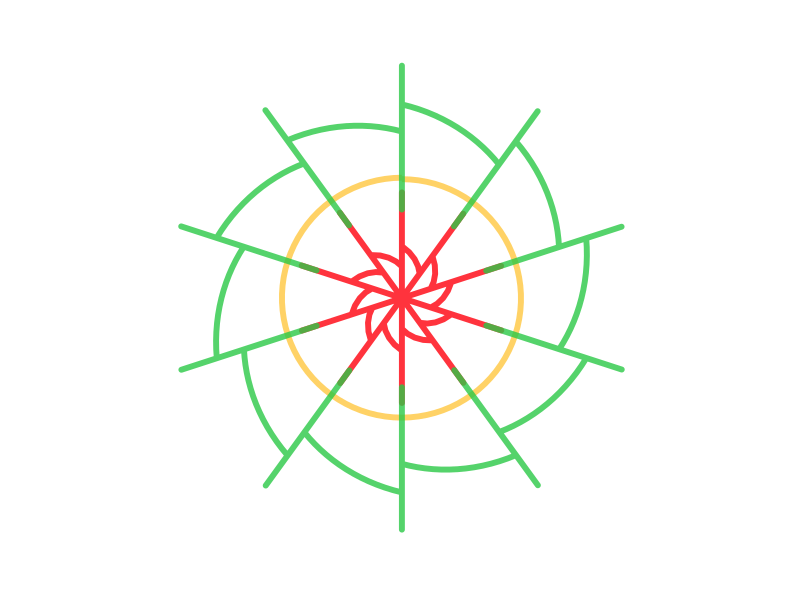

This chart was generated by the following R code:
library(tidyverse)

sim_data <- function(b){
  tibble(
    x = c(0:10),
    y = ifelse(x == 0,0,
               ifelse(x == 1, 1,
                      lag(x,1) + lag(x,2))),
    z = y - rnorm(n = 1,mean = 500,sd = 500),
    a = y + rnorm(n = 1,mean = 500,sd = 500),
    state = b
  ) 
}

map_dfr(c(1:10),sim_data) -> gen_data


gen_data %>% 
  ggplot(aes(x,y))+
  geom_line(colour = "#FFC740",
            alpha = 0.8,
            size = 2)+
  geom_line(aes(x,z),
            colour = "#FF010D",
            alpha = 0.8,
            size = 2)+
  geom_line(aes(x,a),
            colour = "#2BC846",
            alpha = 0.8,
            size = 2)+
  coord_polar()+
  theme(
    panel.background = element_blank(),
    axis.text = element_blank(),
    axis.title = element_blank(),
    axis.ticks = element_blank()
  ) -> dist_fib1

ggsave(dist_fib1,filename = "Distorted Fibonacci 1.jpeg",device = "jpeg")
